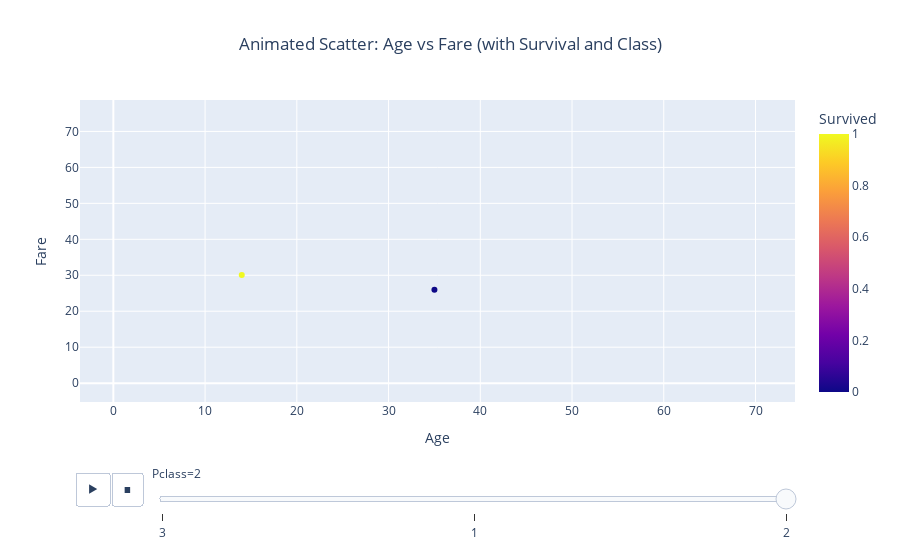

This figure's notebook cell:
### Code cell
fig_animated_scatter = px.scatter(data, x='Age', y='Fare', color='Survived', animation_frame='Pclass', animation_group='Survived',
                                  labels={'Age':'Age','Fare':'Fare'},
                                  title='Animated Scatter: Age vs Fare (with Survival and Class)')
fig_animated_scatter.update_layout(title_x=0.5)
fig_animated_scatter.show()

### Figure 1 — Plotly figure (JSON) as saved in the notebook; plotly's stock layout.template omitted (floating-point values rounded to 4 significant figures; data arrays with more than 128 entries replaced by an {"elided": "..."} marker saying what was removed)
{"data": [{"hovertemplate": "Pclass=2<br>Age=%{x}<br>Fare=%{y}<br>Survived=%{marker.color}<extra></extra>", "ids": {"elided": "184 int values"}, "legendgroup": "", "marker": {"color": {"elided": "184 int values"}, "coloraxis": "coloraxis", "symbol": "circle"}, "mode": "markers", "name": "", "orientation": "v", "showlegend": false, "type": "scatter", "x": {"elided": "184 float values"}, "xaxis": "x", "y": {"elided": "184 float values"}, "yaxis": "y"}], "layout": {"autosize": true, "coloraxis": {"colorbar": {"title": {"text": "Survived"}}, "colorscale": [[0, "#0d0887"], [0.1111, "#46039f"], [0.2222, "#7201a8"], [0.3333, "#9c179e"], [0.4444, "#bd3786"], [0.5556, "#d8576b"], [0.6667, "#ed7953"], [0.7778, "#fb9f3a"], [0.8889, "#fdca26"], [1, "#f0f921"]]}, "legend": {"tracegroupgap": 0}, "sliders": [{"active": 2, "currentvalue": {"prefix": "Pclass="}, "len": 0.9, "pad": {"b": 10, "t": 60}, "steps": [{"args": [["3"], {"frame": {"duration": 0, "redraw": false}, "fromcurrent": true, "mode": "immediate", "transition": {"duration": 0, "easing": "linear"}}], "label": "3", "method": "animate"}, {"args": [["1"], {"frame": {"duration": 0, "redraw": false}, "fromcurrent": true, "mode": "immediate", "transition": {"duration": 0, "easing": "linear"}}], "label": "1", "method": "animate"}, {"args": [["2"], {"frame": {"duration": 0, "redraw": false}, "fromcurrent": true, "mode": "immediate", "transition": {"duration": 0, "easing": "linear"}}], "label": "2", "method": "animate"}], "x": 0.1, "xanchor": "left", "y": 0, "yanchor": "top"}], "title": {"text": "Animated Scatter: Age vs Fare (with Survival and Class)", "x": 0.5}, "updatemenus": [{"active": 0, "buttons": [{"args": [null, {"frame": {"duration": 500, "redraw": false}, "fromcurrent": true, "mode": "immediate", "transition": {"duration": 500, "easing": "linear"}}], "label": "&#9654;", "method": "animate"}, {"args": [[null], {"frame": {"duration": 0, "redraw": false}, "fromcurrent": true, "mode": "immediate", "transition": {"duration": 0, "easing": "linear"}}], "label": "&#9724;", "method": "animate"}], "direction": "left", "pad": {"r": 10, "t": 70}, "showactive": false, "type": "buttons", "x": 0.1, "xanchor": "right", "y": 0, "yanchor": "top"}], "xaxis": {"anchor": "y", "autorange": true, "domain": [0, 1], "range": [-3.537, 74.21], "title": {"text": "Age"}, "type": "linear"}, "yaxis": {"anchor": "x", "autorange": true, "domain": [0, 1], "range": [-7.567, 81.07], "title": {"text": "Fare"}, "type": "linear"}}}
